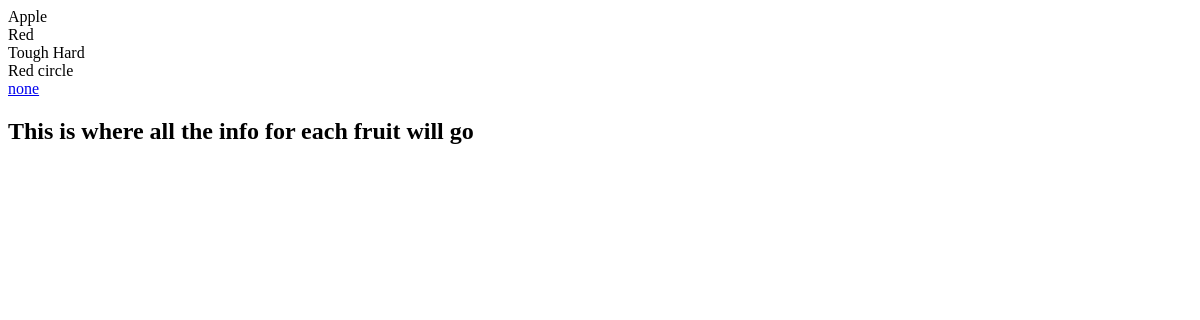
The app's page /fruit/2/, older data.
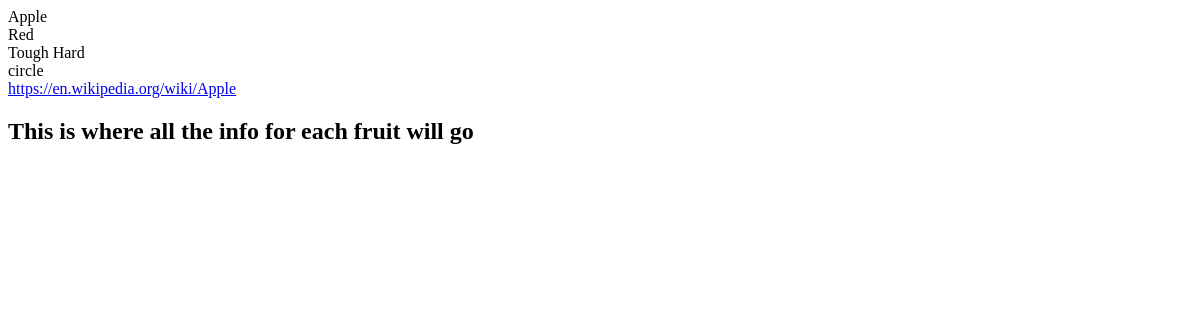
The same page, newer data.
### fruits/models.py (models this page shows, shortened)
class Fruit(models.Model):
	name = models.CharField(max_length=50)
	color = models.CharField(max_length=25)
	type = models.CharField(max_length=25)
	description = models.CharField(max_length=255)
	url = models.CharField(max_length=50, default="Wiki-page") #validators=[URLValidator()])

### fruits/views.py (the view)
# urls.py: url(r'(?P<pk>[0-9]+)/$', views.FruitDetail.as_view(), name='detail')
class FruitDetail(DetailView):
	model = Fruit
	template_name = "fruits/detail.html"

### fruits/templates/fruits/detail.html (shortened to what this page needs)
{{ fruit.color }}<br>
{{ fruit.type }}<br>
{{ fruit.description }}<br>
<a href="https://en.wikipedia.org/wiki/{{ fruit.name }}">	{{ fruit.url }}</a><br>
<h2> This is where all the info for each fruit will go</h2>

Row changes from the older to the newer data that the page shows:
changed Fruit "Red": description "Red circle" → "circle"; url "none" → "https://en.wikipedia.org/wiki/Apple"
